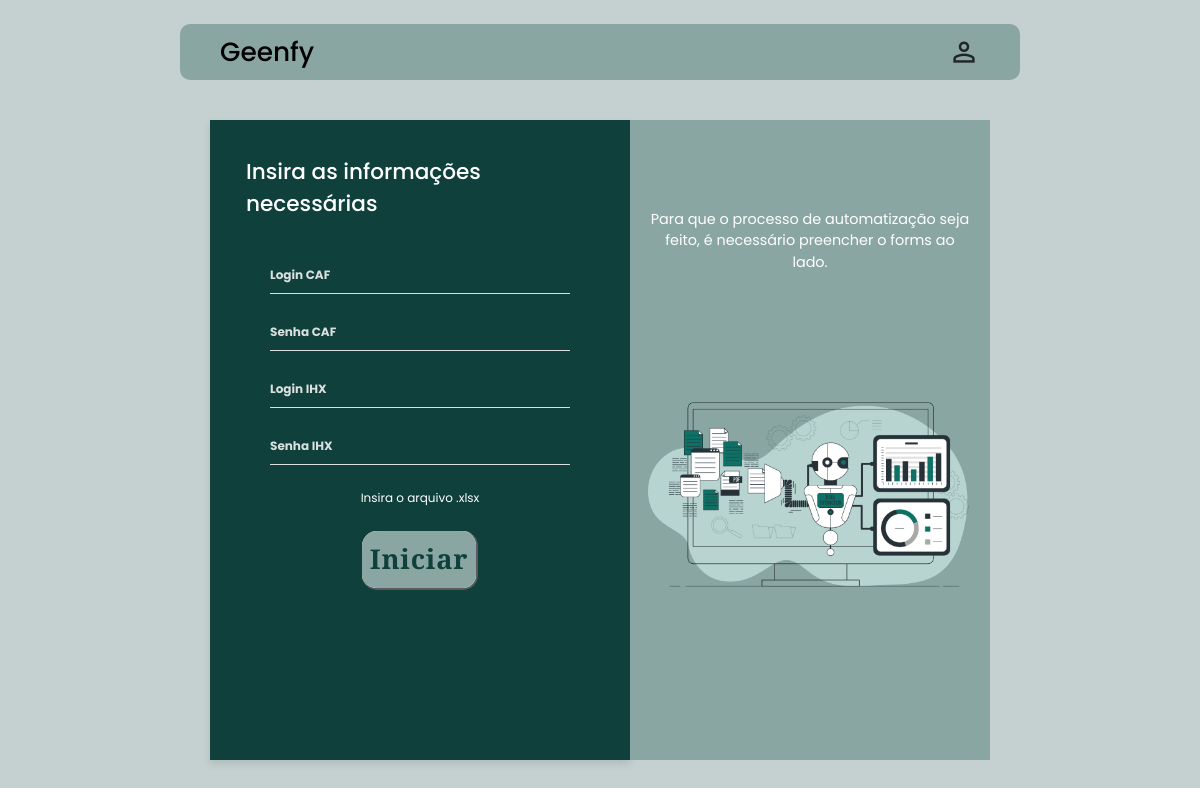
The page /novaturma on the database as committed earlier.
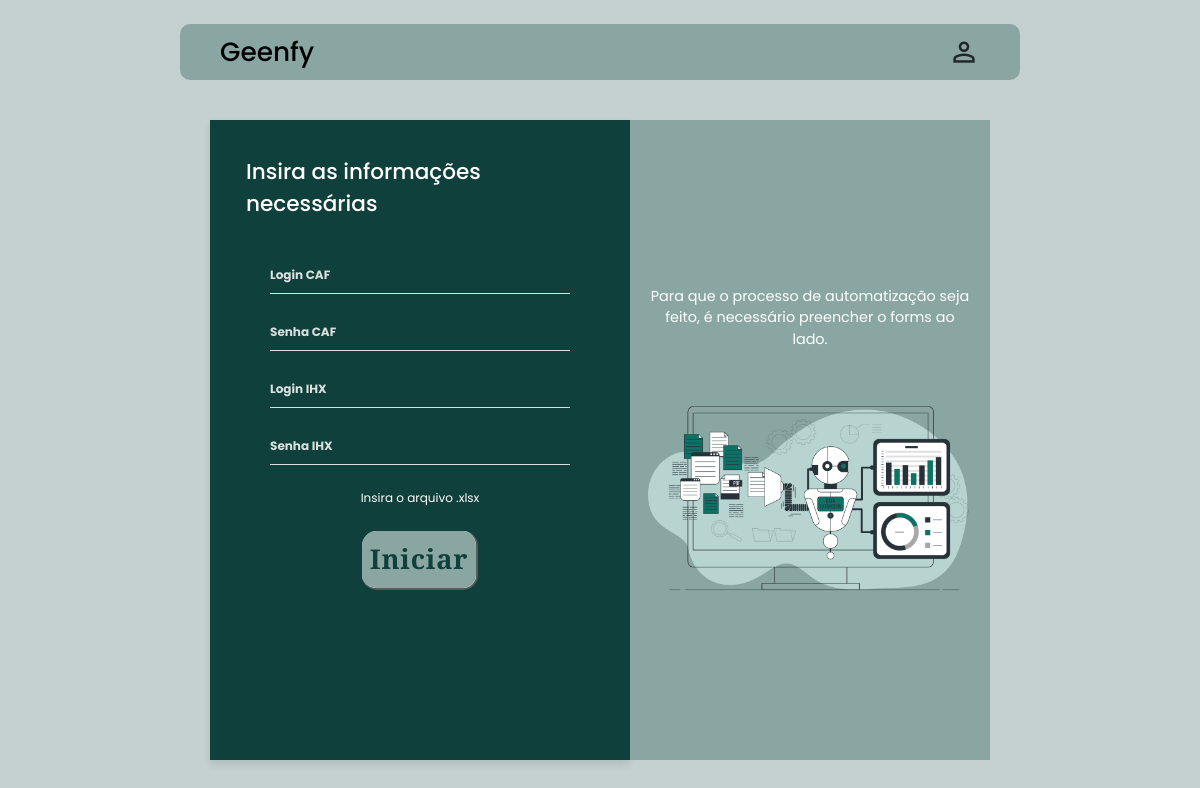
The same page on the database as committed later.
### geenfy/models.py (models this page shows, shortened)
class NovaTurma(models.Model):
    titulo = models.CharField(max_length=55)
    texto = models.CharField(max_length=100)
    imgNovaTurma = models.ImageField(upload_to="imgNovaTurma/")

### geenfy/views.py (the view)
# urls.py: path('novaturma', views.NovaTurma_View, name="novaturma"),
def NovaTurma_View(request):
    form = FormNovaTurma()
    context = {
        'dados_NovaTurma': NovaTurma.objects.all(),
        'form': form
    }
    return render(request, "novaTurma.html", context )

### geenfy/forms.py
class FormNovaTurma(forms.Form):
    LoginCAF = forms.CharField(label="Login CAF", max_length=100)
    SenhaCAF = forms.CharField(label="Senha CAF", widget=forms.PasswordInput)
    LoginIHX = forms.CharField(label="Login IHX", max_length=100)
    SenhaIHX = forms.CharField(label="Senha IHX", widget=forms.PasswordInput)
    arquivo = forms.FileField(label="Arquivo")

### geenfy/templates/novaTurma.html (shortened to what this page needs)
{% extends 'index.html' %}
{% block body %}
<main class="containerNovaTurma">
    <div class="contentTurma" >
        <form class="nova-turma-form" method="post">
            <p>{{ dados_NovaTurma.0.titulo }}</p>
            <div>
                <input type="text" name="LoginCAF" id="{{ form.LoginCAF.id_for_label }}" placeholder="{{ form.LoginCAF.label }}">
            </div>
            <div>
                <input type="password" name="SenhaCAF" id="{{ form.SenhaCAF.id_for_label }}" placeholder="{{ form.SenhaCAF.label }}">
            </div>
            <div>
                <input type="text" name="LoginIHX" id="{{ form.LoginIHX.id_for_label }}" placeholder="{{ form.LoginIHX.label }}">
            </div>
            <div>
                <input type="password" name="SenhaIHX" id="{{ form.SenhaIHX.id_for_label }}" placeholder="{{ form.SenhaIHX.label }}">
            </div>
            <div class="botoesTurma">
                <label for="arquivos" class="file-label">
                    Insira o arquivo .xlsx
                </label>
                <button class="btnTurma"><span>Iniciar</span></button>
            </div>
        </form>
        <div class="content2">
            <p>{{ dados_NovaTurma.0.texto }}</p>
            <img src="{{ dados_NovaTurma.0.imgNovaTurma.url }}">
        </div>
    </div>
</main>
{% endblock %}

Rows that differ between the two databases and show on the page:
changed NovaTurma "Insira as informações necessárias": imgNovaTurma: a different picture
